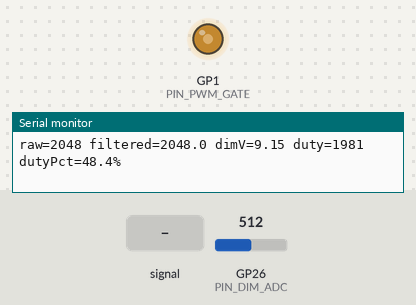
Simulated run of this program. Board: Raspberry Pi Pico. Shown: output pins drawn as LEDs (lit = HIGH), the last lines printed to the serial monitor. The test bench sets the inputs (shaded band); at power-on: GP26 (PIN_DIM_ADC) = 512 (analog values on the 0–1023 scale).

Above: at 1.7 s.
1.8 s: GP26 (PIN_DIM_ADC) fed a 2 Hz sine of ±306 counts around its level
At 2.26 s:
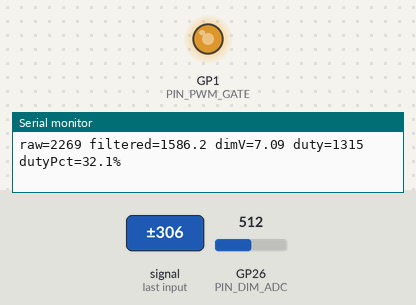
4.8 s: GP26 (PIN_DIM_ADC) set to 716
6.7 s: GP26 (PIN_DIM_ADC) set to 511
At 8.3 s:
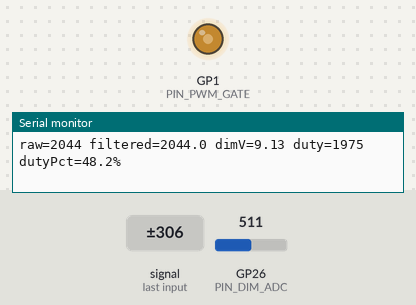
8.8 s: GP26 (PIN_DIM_ADC) set to 306
At 9.5 s:
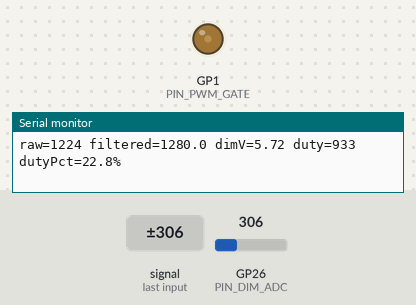
Timing chart, 0 to 11.6 s (numbered marks = the images above; inputs shaded):
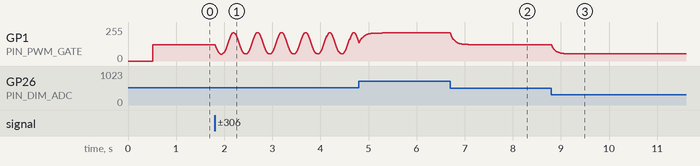

The program:

main.cpp
```cpp
#include <Arduino.h>
#include <math.h>

// Dodge B2500 cluster LED PWM dimmer
// Board: Seeed Studio XIAO RP2040
//
// Hardware behavior:
//   DIM_IN -> resistor divider -> A0
//   D1 PWM -> Q2 -> Q1 P-channel high-side MOSFET
//   PWM pin HIGH means cluster LEDs ON, assuming the schematic in this repo.
//
// Install note:
//   Power board from a full 12 V illumination/headlight-switched feed.
//   Do NOT power board from the dimmed rheostat output.

// ---------------- User calibration constants ----------------

// XIAO RP2040 / RP2040 ADC is treated as 12-bit in the Arduino-Pico core.
static constexpr uint16_t ADC_MAX_COUNT = 4095;

// Resistor divider: DIM_IN -> 100k -> ADC node -> 22k -> GND
static constexpr float ADC_REF_VOLTS = 3.30f;
static constexpr float R_TOP_OHMS = 100000.0f;
static constexpr float R_BOTTOM_OHMS = 22000.0f;
static constexpr float DIVIDER_RATIO = R_BOTTOM_OHMS / (R_TOP_OHMS + R_BOTTOM_OHMS);

// PWM configuration.
// Keep this modest for automotive wiring; 976 Hz is a good starting point.
static constexpr uint32_t PWM_FREQ_HZ = 976;
static constexpr uint16_t PWM_RANGE = 4095;

// Pin assignments.
static constexpr pin_size_t PIN_DIM_ADC = A0;
static constexpr pin_size_t PIN_PWM_GATE = D1;
static constexpr pin_size_t PIN_CAL_BUTTON = D2;

// Set true only if your gate driver hardware inverts desired brightness.
static constexpr bool PWM_INVERTED = false;

// Set true if the factory dimmer reads high at dim and low at bright.
static constexpr bool REVERSE_DIMMER_DIRECTION = false;

// ADC thresholds.
// With the 100k/22k divider, 14.4 V at DIM_IN is about 3220 counts.
// Use serial debug to tune these after bench testing with the real dimmer.
static constexpr uint16_t ADC_OFF_THRESHOLD = 10;    // below this, force off
static constexpr uint16_t ADC_MIN_INPUT = 25;        // dimmest usable reading
static constexpr uint16_t ADC_MAX_INPUT = 3220;      // full-bright reading

// Output duty limits.
// Many LED bulbs do not behave nicely at extremely tiny duty cycles.
// Raise MIN_DUTY if the LEDs flicker or drop out at the bottom of the range.
static constexpr uint16_t DUTY_MIN = 20;             // about 0.5%
static constexpr uint16_t DUTY_MAX = PWM_RANGE;

// Perceptual curve.
// 1.0 = linear.
// 1.4-2.2 often feels better for LEDs.
// Lower this if the low end feels too compressed.
static constexpr float GAMMA = 1.60f;

// Smoothing.
// Alpha closer to 1 = more responsive, less smoothing.
// Alpha closer to 0 = smoother, slower.
static constexpr float FILTER_ALPHA = 0.12f;

// Serial print interval.
static constexpr uint32_t DEBUG_INTERVAL_MS = 500;

// ---------------- Internal state ----------------

static float filteredAdc = 0.0f;
static uint32_t lastDebugMs = 0;

static uint16_t readAdcAveraged(pin_size_t pin, uint8_t samples = 16) {
  uint32_t acc = 0;
  for (uint8_t i = 0; i < samples; i++) {
    acc += analogRead(pin);
    delayMicroseconds(250);
  }
  return static_cast<uint16_t>(acc / samples);
}

static float adcToDimVolts(float adcCounts) {
  const float vAdc = (adcCounts / static_cast<float>(ADC_MAX_COUNT)) * ADC_REF_VOLTS;
  return vAdc / DIVIDER_RATIO;
}

static uint16_t desiredDutyFromAdc(float adcCounts) {
  if (adcCounts <= ADC_OFF_THRESHOLD) {
    return 0;
  }

  float x = (adcCounts - static_cast<float>(ADC_MIN_INPUT)) /
            (static_cast<float>(ADC_MAX_INPUT) - static_cast<float>(ADC_MIN_INPUT));

  if (x < 0.0f) x = 0.0f;
  if (x > 1.0f) x = 1.0f;

  if (REVERSE_DIMMER_DIRECTION) {
    x = 1.0f - x;
  }

  // Apply perceptual gamma curve.
  float curved = powf(x, GAMMA);

  uint16_t duty = static_cast<uint16_t>(
      DUTY_MIN + curved * static_cast<float>(DUTY_MAX - DUTY_MIN));

  if (duty > DUTY_MAX) duty = DUTY_MAX;
  return duty;
}

static void writePwmDuty(uint16_t duty) {
  if (duty > PWM_RANGE) duty = PWM_RANGE;

  uint16_t out = duty;
  if (PWM_INVERTED) {
    out = PWM_RANGE - duty;
  }

  analogWrite(PIN_PWM_GATE, out);
}

void setup() {
#if defined(SERIAL_DEBUG)
  Serial.begin(115200);
  delay(500);
  Serial.println();
  Serial.println("Dodge B2500 cluster LED PWM dimmer starting...");
#endif

  pinMode(PIN_DIM_ADC, INPUT);
  pinMode(PIN_PWM_GATE, OUTPUT);
  pinMode(PIN_CAL_BUTTON, INPUT_PULLUP);

  analogReadResolution(12);

#if defined(ARDUINO_ARCH_RP2040)
  // Earle Philhower RP2040 Arduino core supports these.
  analogWriteFreq(PWM_FREQ_HZ);
  analogWriteRange(PWM_RANGE);
#else
  // Other Arduino cores may ignore frequency/range settings.
  analogWriteResolution(12);
#endif

  writePwmDuty(0);

  uint16_t initial = readAdcAveraged(PIN_DIM_ADC, 32);
  filteredAdc = static_cast<float>(initial);
}

void loop() {
  const uint16_t rawAdc = readAdcAveraged(PIN_DIM_ADC, 16);

  // Exponential moving average smoothing.
  filteredAdc = (FILTER_ALPHA * static_cast<float>(rawAdc)) +
                ((1.0f - FILTER_ALPHA) * filteredAdc);

  const uint16_t duty = desiredDutyFromAdc(filteredAdc);
  writePwmDuty(duty);

#if defined(SERIAL_DEBUG)
  const uint32_t now = millis();
  if (now - lastDebugMs >= DEBUG_INTERVAL_MS) {
    lastDebugMs = now;

    const float dimVolts = adcToDimVolts(filteredAdc);
    const float dutyPct = (static_cast<float>(duty) / static_cast<float>(PWM_RANGE)) * 100.0f;

    Serial.print("raw=");
    Serial.print(rawAdc);
    Serial.print(" filtered=");
    Serial.print(filteredAdc, 1);
    Serial.print(" dimV=");
    Serial.print(dimVolts, 2);
    Serial.print(" duty=");
    Serial.print(duty);
    Serial.print(" dutyPct=");
    Serial.print(dutyPct, 1);
    Serial.println("%");
  }
#endif

  delay(5);
}
```

Measured:
- after the input at 6.7 s, GP1 (PIN_PWM_GATE): moves from 211/255 to 122/255 over 0.63 s, starting at once
- after the input at 8.8 s, GP1 (PIN_PWM_GATE): moves from 122/255 to 54/255 over 0.35 s, starting at once
